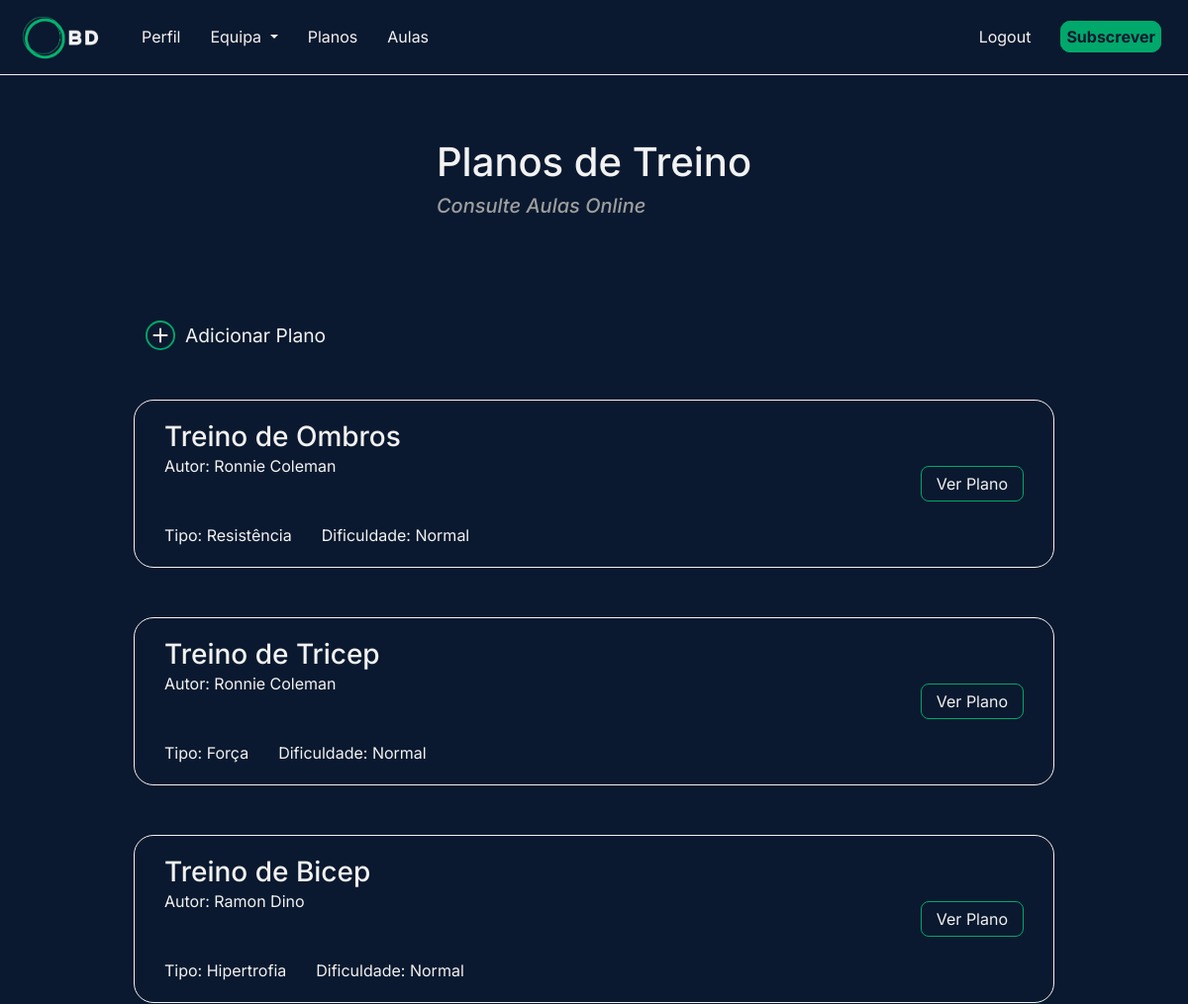
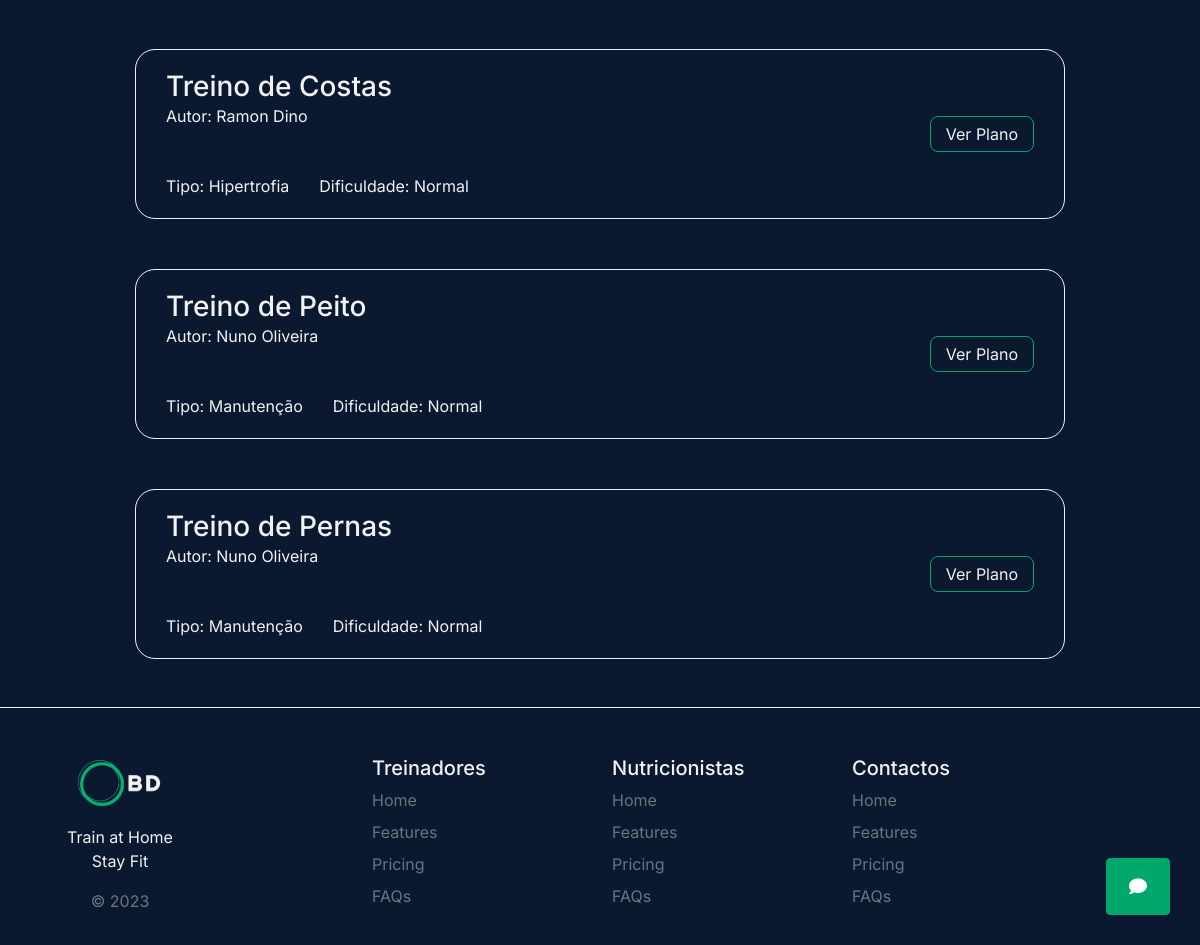
The app's page /plans (signed in) with its own data (2 pictures, top to bottom).
### tables this page shows
CREATE TABLE plans (
        id INTEGER PRIMARY KEY AUTOINCREMENT,
        category TEXT NOT NULL,
        owner TEXT NOT NULL,
        type TEXT NOT NULL,
        difficulty TEXT NOT NULL,
        number_of_sets TEXT NOT NULL,
        sets_reps TEXT NOT NULL,
        exercises TEXT NOT NULL,
        descansos TEXT NOT NULL
    );

### website/views.py (the view)
@views.route('/plans', methods=['GET', 'POST'])
def view_plans():
    if request.method == 'POST':
        username = session['user']['username']
        if(request.form['op'] == '0'):
            treino = request.form['treino']
            tipo   = request.form['tipo']
            dificuldade = request.form['dificuldade']
            num_of_sets = request.form['number_of_sets']
            set_reps = request.form['sets_reps']
            exercises = request.form['exercises']
            descansos = request.form['descansos']
            add_plan(treino, username, tipo, dificuldade, num_of_sets,
                    set_reps, exercises, descansos) # json.dumps() não é usado pois a lista já é recebida em formato String
        elif(request.form['op'] == '1'):
            email = session['user']['email']
            planId = request.form['planId']
            save_plan(email, planId)
        return "done"
    else:
        if('user' in session):
            email = session['user']['email']
            plans = get_plans()
            plans = list(plans)
            for i in range(len(plans)):
                plans[i] = list(plans[i])
                plans[i][6] = json.loads(plans[i][6]) # Turn ListString to List
                plans[i][7] = json.loads(plans[i][7])
                plans[i][8] = json.loads(plans[i][8])
                plans[i] = tuple(plans[i])
            plans = tuple(plans)
            return render_template('plans.html', type=get_type(email), plans=plans)
        else:
            return redirect( url_for('auth.login') )

### website/database.py (called while the page is built)
def get_type(email):
    with sqlite3.connect(db_path) as con:
        cur = con.cursor()
        cur.execute(f"""
            SELECT type FROM users
            WHERE email = '{email}';
            """)
        type = cur.fetchall()[0][0]
        return type

def get_plans():
    with sqlite3.connect(db_path) as con:
        cur = con.cursor()
        cur.execute(f"""
        SELECT * FROM plans;
        """)
        data = cur.fetchall()
        return data

### website/templates/plans.html (shortened to what this page needs)
{% extends "base.html" %}
{% block head %}
<link rel="stylesheet" href="{{url_for('static', filename='css/plans.css')}}">
{% endblock %}
{% block body %}
<div class="center-card">
  <div class="card card-inherit bg-transparent">
    <div class="card-body text-truncate">
      <h1 class="mt-5">Planos de Treino</h1>
      <h5 class="mt-2">
        <a href="/classes" style="text-decoration: none; color: inherit;">
            Consulte Aulas Online
        </a>
    </h5>
    </div>
  </div>
</div>
<div class="planos-container">
  {% if type == '0' %}
  <div class="add-plano-container container">
    <div class="add-plano" type="button" data-bs-toggle="modal" data-bs-target="#Backdrop">
      <span>Adicionar Plano</span>
    </div>
  </div>
  {% endif %}
  {% for plan in plans|reverse %}
  <div class="plano-treino container">
    <div class="plano-description">
      <div class="plano-title">
        <h3 class="m-0">{{ plan[1] }}</h3>
        <div>Autor: {{ plan[2] }}</div>
      </div>
      <div class="plano-info">
        <span>Tipo: {{ plan[3] }}</span>
        <span>Dificuldade: {{ plan[4] }}</span>
      </div>
    </div>
    <div class="plano-show">
      <button type="button" data-bs-toggle="modal" data-bs-target="#Modal{{plan[0]}}">
        Ver Plano
      </button>
    </div>
  </div>
  {% endfor %}
</div>
{% endblock %}

### website/templates/base.html (shortened to what this page needs)
<!DOCTYPE html>
<html lang="en">
<head>
    <link rel="stylesheet" href="{{url_for('static', filename='css/bootstrap.css')}}">
    <link
    href="https://cdnjs.cloudflare.com/ajax/libs/font-awesome/6.0.0/css/all.min.css"
    rel="stylesheet"
    />
    <link rel="stylesheet" href="https://cdn.jsdelivr.net/npm/bootstrap-icons@1.10.5/font/bootstrap-icons.css">
    <link href="https://cdn.jsdelivr.net/npm/bootstrap@5.0.2/dist/css/bootstrap.min.css" rel="stylesheet">    {% block head %}{% endblock %}
    <link rel="stylesheet" href=" {{ url_for('static', filename='css/base.css') }}">
</head>
<body>
  <nav class="navbar navbar-expand-lg">
    <div class="container-fluid">
      <a class="navbar-logo navbar-brand" id="logo" href="/">
        <img src="{{url_for('static', filename='images/logo.png')}}" alt="Logo" >
      </a>
      <div class="collapse navbar-collapse" id="navbarSupportedContent">
        <ul class="navbar-nav me-auto mb-2 mb-lg-0">
          <li class="nav-item">
            <a class="navbar-item" id="profile" href="/profile">Perfil</a>
          </li>
          <li class="nav-item">
            <div class="dropdown">
              <a class="dropdown-toggle navbar-item" style="cursor: pointer;" data-bs-toggle="dropdown" aria-expanded="false">
                Equipa
              </a>
            </div>
          </li>
          <li class="nav-item">
            <a class="navbar-item" id="plans" href="/plans">Planos</a>
          </li>
          <li class="nav-item">
            <a class="navbar-item" id="plans" href="/classes">Aulas</a>
          </li>
        </ul>
        <a class="navbar-item" href="/logout">Logout</a>
        <div class="navbar-item subscribe" onclick="alert('Ainda não é possível subscrever.\nObrigado.')">
          <a id="subscribe" href="#">
              <strong>Subscrever</strong>
          </a>
        </div>
      </div>
    </div>
  </nav>
    {% block body %}{% endblock %}
    <form method="post" action="/conversations" id="conversationsForm">
        <button class="chatStickyBtn" id="chatStickyBtn" type="submit">
            <i class="fas fa-comment"></i>
        </button>
    </form>
</body>
<footer class="row row-cols-1 row-cols-sm-2 row-cols-md-5 pt-5 mt-5 footer">
    <div class="col mb-3">
      <a href="/" class="d-flex align-items-center justify-content-center mb-3 link-dark text-decoration-none">
        <img class="img-fluid" src="{{url_for('static', filename='images/logo.png')}}">
      </a>
      <p class="text-center">Train at Home<br>Stay Fit</p>
      <p class="text-muted text-center">© 2023</p>
    </div>
    <div  class="footer-extra" style="width: 10%;">
    </div>
    <div class="col mb-3">
      <h5>Treinadores</h5>
      <ul class="nav flex-column">
        <li class="nav-item mb-2"><a href="#" class="nav-link p-0 text-muted">Home</a></li>
        <li class="nav-item mb-2"><a href="#" class="nav-link p-0 text-muted">Features</a></li>
        <li class="nav-item mb-2"><a href="#" class="nav-link p-0 text-muted">Pricing</a></li>
        <li class="nav-item mb-2"><a href="#" class="nav-link p-0 text-muted">FAQs</a></li>
      </ul>
    </div>
    <div class="col mb-3">
      <h5>Nutricionistas</h5>
      <ul class="nav flex-column">
        <li class="nav-item mb-2"><a href="#" class="nav-link p-0 text-muted">Home</a></li>
        <li class="nav-item mb-2"><a href="#" class="nav-link p-0 text-muted">Features</a></li>
        <li class="nav-item mb-2"><a href="#" class="nav-link p-0 text-muted">Pricing</a></li>
        <li class="nav-item mb-2"><a href="#" class="nav-link p-0 text-muted">FAQs</a></li>
      </ul>
    </div>
    <div class="col mb-3">
      <h5>Contactos</h5>
      <ul class="nav flex-column">
        <li class="nav-item mb-2"><a href="#" class="nav-link p-0 text-muted">Home</a></li>
        <li class="nav-item mb-2"><a href="#" class="nav-link p-0 text-muted">Features</a></li>
        <li class="nav-item mb-2"><a href="#" class="nav-link p-0 text-muted">Pricing</a></li>
        <li class="nav-item mb-2"><a href="#" class="nav-link p-0 text-muted">FAQs</a></li>
      </ul>
    </div>
  </footer>
</html>

### website/static/css/plans.css (style rules this page uses)
.center-card { display: flex; justify-content: center; }
.card { border: none; }
.center-card h5 { font-style: italic; color: rgb(158, 158, 158); }
.planos-container { padding-top: 80px; display: flex; flex-direction: column; align-items: center; gap: 50px; }
.plano-treino { display: flex; justify-content: space-between; align-items: center; width: 930px; height: 170px; border: 1px solid #f2f2f2; border-radius: 20px; padding: 20px 30px; }
.plano-description { display: flex; flex-direction: column; justify-content: space-between; height: 100%; }
.plano-info { display: flex; gap: 30px; }
.add-plano-container { width: 930px; }
.add-plano { display: flex; gap: 10px; font-size: 1.2rem; width: fit-content; align-items: center; cursor: pointer; }

### website/static/css/base.css (style rules this page uses)
* { font-family: 'inter'; }
body { background-color: #0A192F; color: #f2f2f2; }
.navbar { background-color: #0A192F; border-bottom: 1px solid #f2f2f2; }
#logo img { width: 100px; object-fit: contain; }
.navbar-item { color: #F2F2F2; padding: 15px; transition: color 0.2s ease-in-out; text-decoration: none; }
#subscribe { background-color: #00A86B; border: 1px solid #00A86B; border-radius: 10px; padding: 5px; color: #0A192F; text-decoration: none; }
.navbar-item.subscribe { padding: 15px !important; }
.footer { display: flex; margin-left: 0px; margin-right: 0px; border-top: 1px solid #f2f2f2; }
.footer * img { min-width: 100px; max-width: 50%; }
button { background-color: transparent; border: 1px solid #00A86B; border-radius: 8px; padding: 5px 15px 5px 15px; color: #f2f2f2; width: fit-content; }
.chatStickyBtn { position: fixed; bottom: 30px; right: 30px; background-color: #00A86B; color: white; padding: 14px 22px; font-size: 18px; cursor: pointer; border-radius: 4px; }

### records on screen
plans: category "Treino de Ombros", owner "Ronnie Coleman", type "Resistência", difficulty "Normal"
plans: category "Treino de Tricep", owner "Ronnie Coleman", type "Força", difficulty "Normal"
plans: category "Treino de Bicep", owner "Ramon Dino", type "Hipertrofia", difficulty "Normal"
plans: category "Treino de Costas", owner "Ramon Dino", type "Hipertrofia", difficulty "Normal"
plans: category "Treino de Peito", owner "Nuno Oliveira", type "Manutenção", difficulty "Normal"
plans: category "Treino de Pernas", owner "Nuno Oliveira", type "Manutenção", difficulty "Normal"
